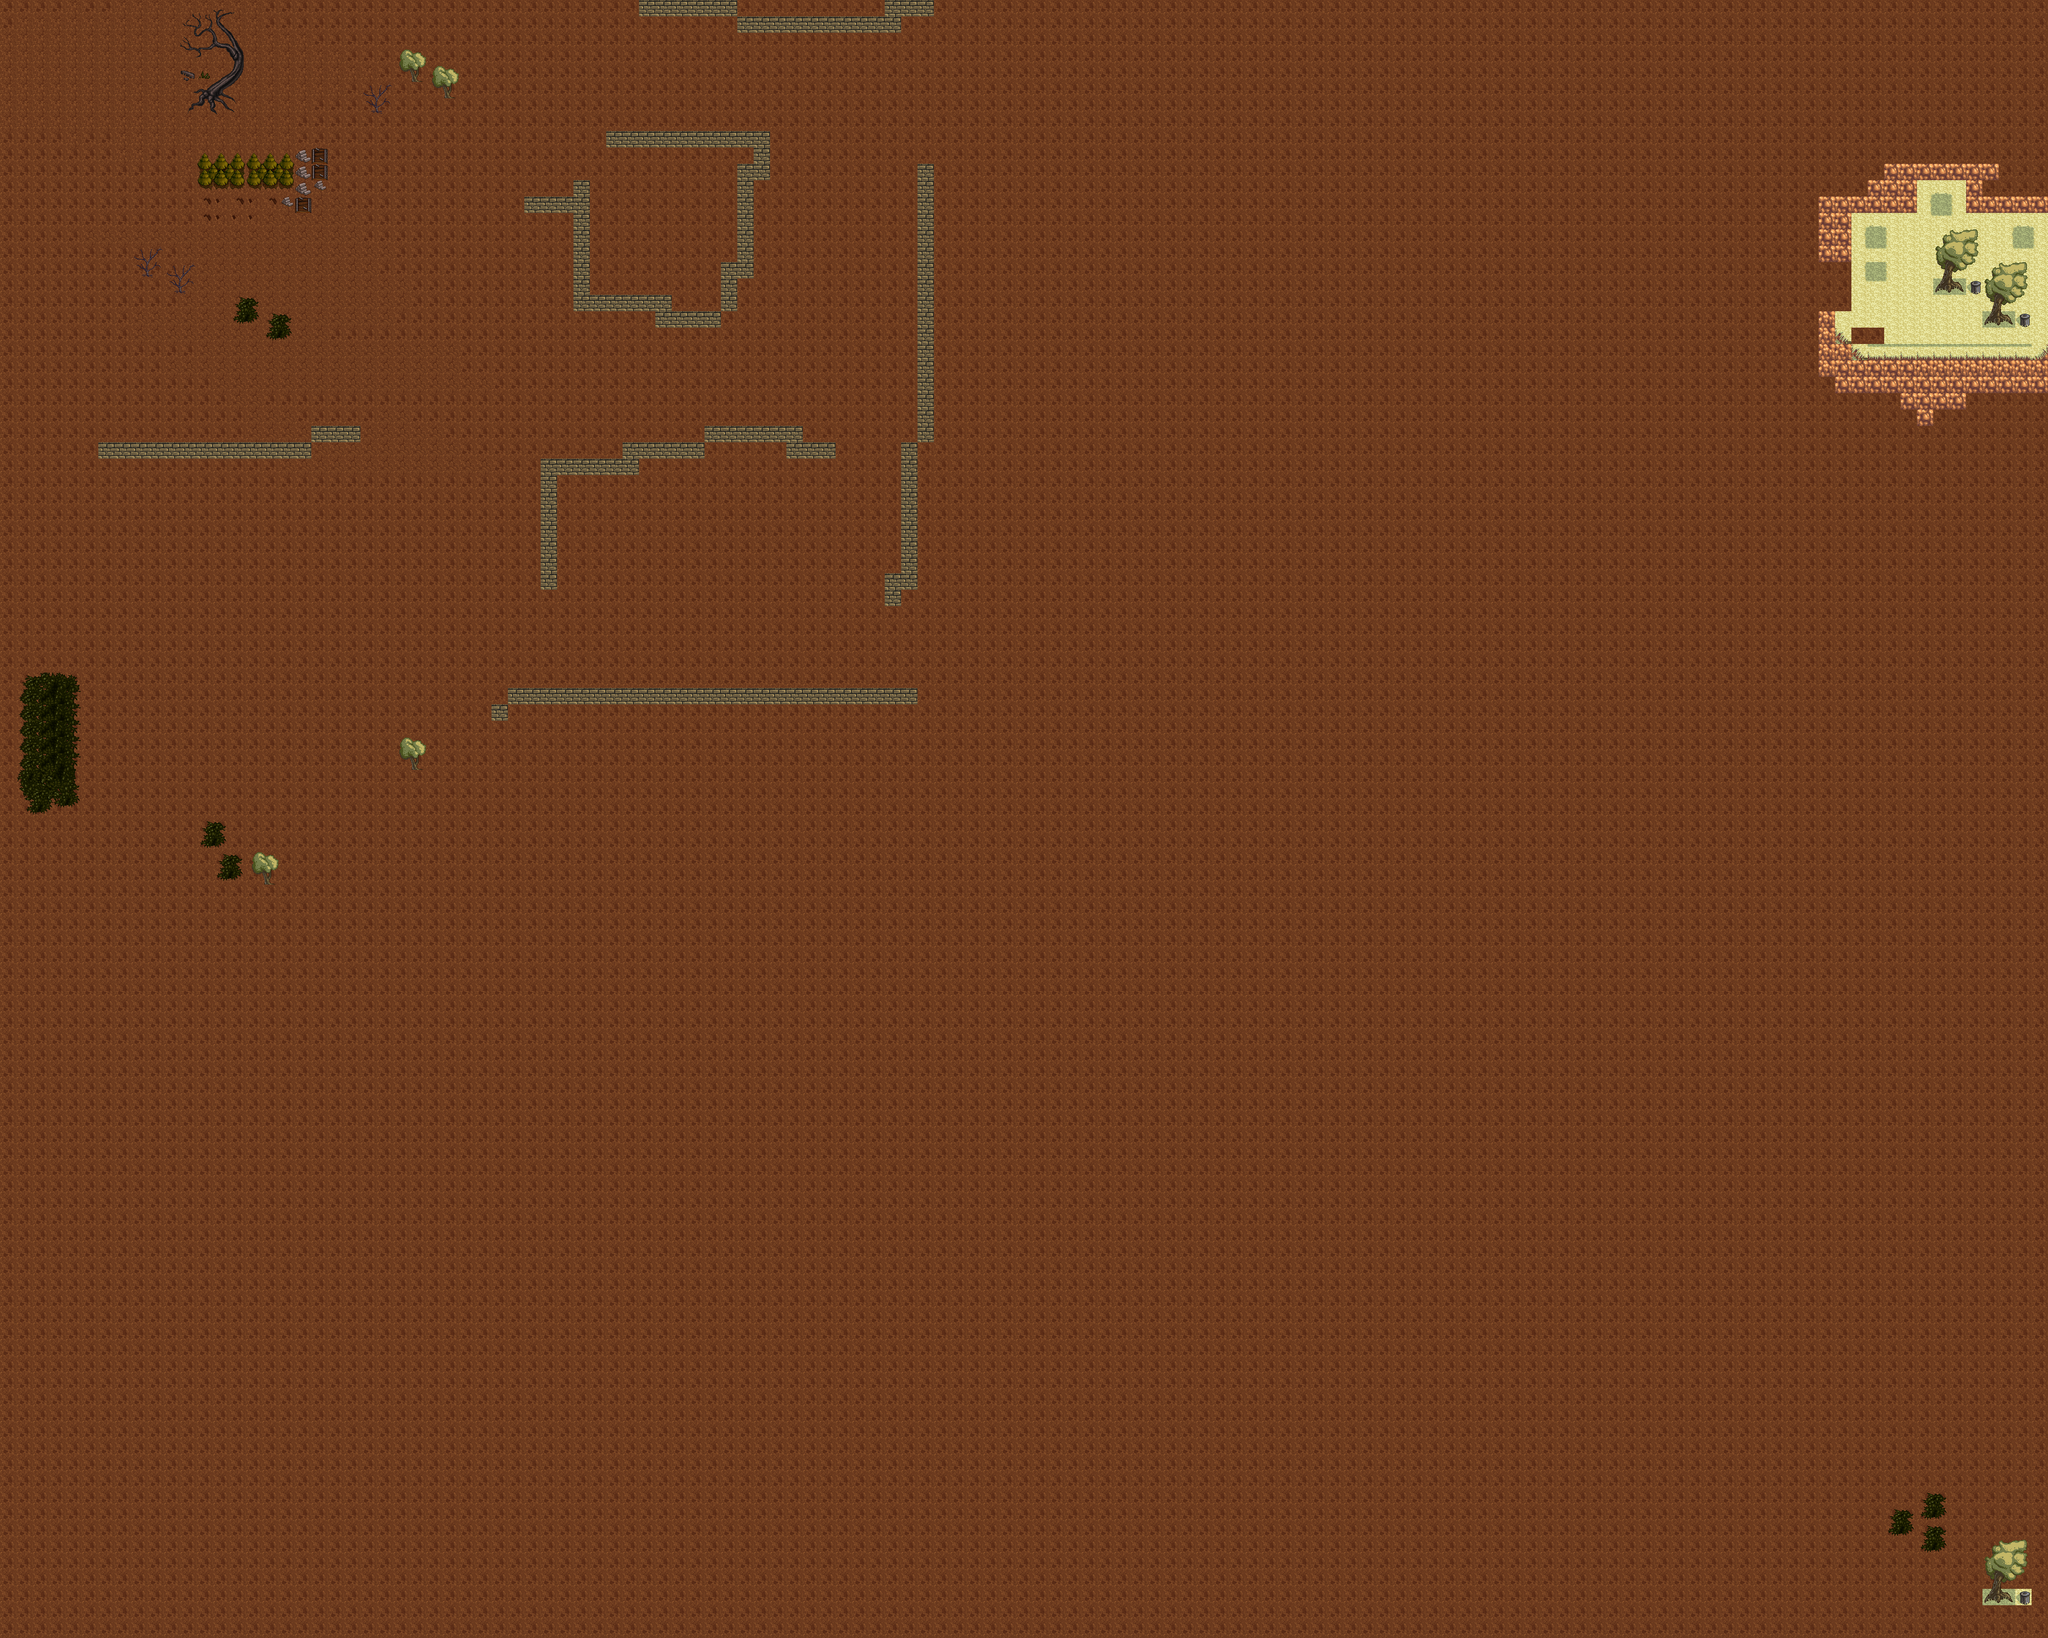

Rendered tile map (Tiled .tmx) drawn with the repository's tilesets; below, a short description and the map source with its tile grids summarised:
An orthogonal 125x100 tile map with 32x32 px tiles, 3 tile layers (Tile Layer 1, Tile Layer 2, Tile Layer 3).

<map version="1.0" orientation="orthogonal" renderorder="right-down" width="125" height="100" tilewidth="32" tileheight="32" nextobjectid="1">
 <tileset firstgid="1" name="FirstBatch" tilewidth="32" tileheight="32">
  <image source="hyptosis_tile-art-batch-1.png" width="960" height="960" />
 </tileset>
 <layer name="Tile Layer 1" width="125" height="100">
  <data>[12500 cells, 12500 non-empty, 15 distinct tile ids]</data>
 </layer>
 <layer name="Tile Layer 2" width="125" height="100">
  <data>[12500 cells, 444 non-empty, 76 distinct tile ids]</data>
 </layer>
 <layer name="Tile Layer 3" width="125" height="100">
  <data>[12500 cells, 48 non-empty, 16 distinct tile ids]</data>
 </layer>
</map>
